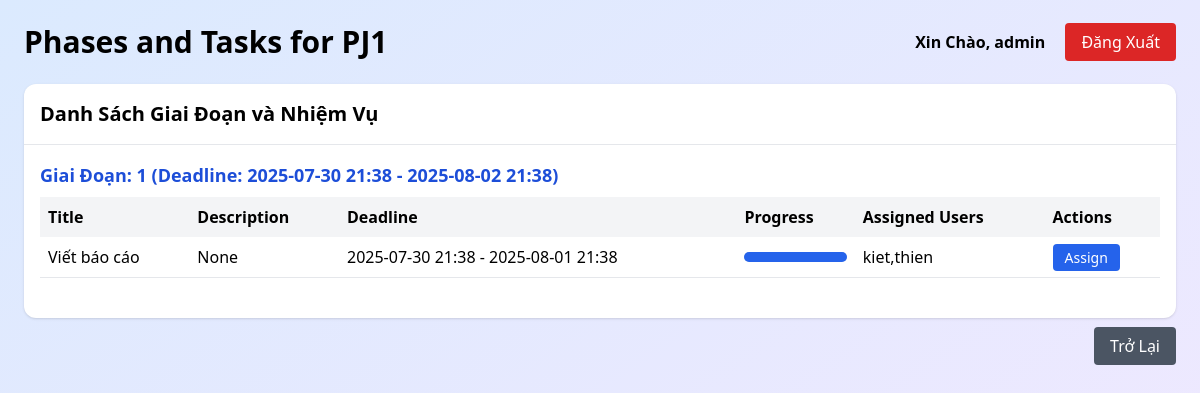
Page /admin/view_task/1 (signed in) on the committed database.
### tables this page shows
CREATE TABLE projects (
    id INTEGER PRIMARY KEY,
    name TEXT NOT NULL,
    description TEXT,
    start_datetime DATETIME NOT NULL,
    end_datetime DATETIME NOT NULL,
    status TEXT NOT NULL DEFAULT 'Pending' CHECK(status IN ('Running', 'Pending', 'Done')),
    progress INTEGER DEFAULT 0,
    CHECK (start_datetime <= end_datetime)
);

CREATE TABLE phases (
    id INTEGER PRIMARY KEY,
    project_id INTEGER NOT NULL,
    name TEXT NOT NULL,
    description TEXT,
    start_datetime DATETIME NOT NULL,
    end_datetime DATETIME NOT NULL,
    progress INTEGER DEFAULT 0,
    FOREIGN KEY (project_id) REFERENCES projects(id),
    CHECK (start_datetime <= end_datetime)
);

CREATE TABLE tasks (
    id INTEGER PRIMARY KEY,
    project_id INTEGER NOT NULL,
    phase_id INTEGER,
    title TEXT NOT NULL,
    description TEXT,
    start_datetime DATETIME NOT NULL,
    end_datetime DATETIME NOT NULL,
    progress INTEGER DEFAULT 0,
    progress_text TEXT,
    FOREIGN KEY (project_id) REFERENCES projects(id),
    FOREIGN KEY (phase_id) REFERENCES phases(id),
    CHECK (start_datetime <= end_datetime)
);

### app.py (the view)
@app.route('/admin/view_task/<int:project_id>')
def view_task(project_id):
    if 'user_id' not in session or session['role'] != 'admin':
        return redirect(url_for('login'))
    conn = get_db()
    project = conn.execute('SELECT * FROM projects WHERE id = ?', (project_id,)).fetchone()
    if not project:
        flash('Project not found.')
        conn.close()
        return redirect(url_for('admin_dashboard'))
    project = dict(project)
    if isinstance(project['start_datetime'], str):
        project['start_datetime'] = datetime.strptime(project['start_datetime'], '%Y-%m-%d %H:%M:%S')
    if isinstance(project['end_datetime'], str):
        project['end_datetime'] = datetime.strptime(project['end_datetime'], '%Y-%m-%d %H:%M:%S')
    phases_raw = conn.execute('SELECT id, name, start_datetime, end_datetime FROM phases WHERE project_id = ?', (project_id,)).fetchall()
    phases = []
    for phase in phases_raw:
        phase_dict = dict(phase)
        if isinstance(phase_dict['start_datetime'], str):
            phase_dict['start_datetime'] = datetime.strptime(phase_dict['start_datetime'], '%Y-%m-%d %H:%M:%S')
        if isinstance(phase_dict['end_datetime'], str):
            phase_dict['end_datetime'] = datetime.strptime(phase_dict['end_datetime'], '%Y-%m-%d %H:%M:%S')
        phases.append(phase_dict)
    tasks_raw = conn.execute('''
        SELECT t.*, GROUP_CONCAT(u.username) as assigned_users
        FROM tasks t
        LEFT JOIN task_assignments ta ON t.id = ta.task_id
        LEFT JOIN users u ON ta.user_id = u.id
        WHERE t.project_id = ?
        GROUP BY t.id
    ''', (project_id,)).fetchall()
    tasks = []
    for task in tasks_raw:
        task_dict = dict(task)
        if isinstance(task_dict['start_datetime'], str):
            task_dict['start_datetime'] = datetime.strptime(task_dict['start_datetime'], '%Y-%m-%d %H:%M:%S')
        if isinstance(task_dict['end_datetime'], str):
            task_dict['end_datetime'] = datetime.strptime(task_dict['end_datetime'], '%Y-%m-%d %H:%M:%S')
        tasks.append(task_dict)
    conn.close()
    return render_template('view_tasks.html', project=project, phases=phases, tasks=tasks)

### app.py (called while the page is built)
def get_db():
    conn = sqlite3.connect('project_management.db')
    conn.row_factory = sqlite3.Row
    return conn

### templates/view_tasks.html (shortened to what this page needs)
<!DOCTYPE html>
<html lang="en">
  <head>
    <script src="https://cdn.tailwindcss.com"></script>
  </head>
  <body class="bg-gradient-to-br from-blue-100 to-purple-100 min-h-screen p-6">
    <header class="flex justify-between items-center mb-6">
      <h1 class="text-3xl font-bold">
        Phases and Tasks for {{ project.name }}
      </h1>
      <div>
        {% if session.get('user_id') %}
        <span class="mr-4 font-semibold"
          >Xin Chào, {{ session['username'] }}</span
        >
        <a
          href="{{ url_for('logout') }}"
          class="bg-red-600 hover:bg-red-700 text-white px-4 py-2 rounded"
          >Đăng Xuất</a
        >
        {% else %}
        <a
          href="{{ url_for('login') }}"
          class="bg-blue-600 hover:bg-blue-700 text-white px-4 py-2 rounded"
          >Đăng Nhập</a
        >
        {% endif %}
      </div>
    </header>
    <div class="bg-white shadow rounded-xl">
      <div class="p-4 border-b text-xl font-semibold">
        Danh Sách Giai Đoạn và Nhiệm Vụ
      </div>
      <div class="overflow-x-auto p-4">
        {% for phase in phases %}
        <div class="mb-6">
          <h2 class="text-lg font-semibold text-blue-700 mb-2">
            Giai Đoạn: {{ phase.name }} (Deadline: {{
            phase.start_datetime.strftime('%Y-%m-%d %H:%M') }} - {{
            phase.end_datetime.strftime('%Y-%m-%d %H:%M') }})
          </h2>
          <table class="table-auto w-full">
            <thead>
              <tr class="bg-gray-100 text-left">
                <th class="p-2">Title</th>
                <th class="p-2">Description</th>
                <th class="p-2">Deadline</th>
                <th class="p-2">Progress</th>
                <th class="p-2">Assigned Users</th>
                <th class="p-2">Actions</th>
              </tr>
            </thead>
            <tbody>
              {% set phase_tasks = tasks|selectattr('phase_id', 'equalto',
              phase.id)|list %} {% if phase_tasks %} {% for task in phase_tasks
              %}
              <tr class="border-b hover:bg-gray-50">
                <td class="p-2 font-medium">{{ task.title }}</td>
                <td class="p-2">{{ task.description or 'None' }}</td>
                <td class="p-2">
                  {{ task.start_datetime.strftime('%Y-%m-%d %H:%M') }} - {{
                  task.end_datetime.strftime('%Y-%m-%d %H:%M') }}
                </td>
                <td class="p-2">
                  <div class="w-full bg-gray-200 rounded-full h-2.5">
                    <div
                      class="bg-blue-600 h-2.5 rounded-full"
                      style="width: {{ task.progress|default(0) }}%"
                    ></div>
                  </div>
                </td>
                <td class="p-2">{{ task.assigned_users|default('None') }}</td>
                <td class="p-2 space-x-2">
                  <a
                    href="{{ url_for('assign_task', task_id=task.id) }}"
                    class="bg-blue-600 hover:bg-blue-700 text-white px-3 py-1 rounded text-sm"
                    >Assign</a
                  >
                </td>
              </tr>
              {% endfor %} {% else %}
              <tr class="border-b">
                <td colspan="6" class="p-2 text-center text-gray-500">
                  Không có nhiệm vụ trong giai đoạn này.
                </td>
              </tr>
              {% endif %}
            </tbody>
          </table>
        </div>
        {% endfor %}
      </div>
    </div>
    <div class="text-right mt-4">
      <a
        href="{{ url_for('admin_dashboard') }}"
        class="bg-gray-600 text-white px-4 py-2 rounded hover:bg-gray-700"
        >Trở Lại</a
      >
    </div>
  </body>
</html>

### rows in the picture
projects: name "PJ1"
phases: name "1", start_datetime "2025-07-30 21:38", end_datetime "2025-08-02 21:38"
tasks: title "Viết báo cáo", description "None", start_datetime "2025-07-30 21:38", end_datetime "2025-08-01 21:38", progress 100 (drawn), assigned_users "kiet,thien"

### other values in the picture
{{ session['username'] }} "admin"
